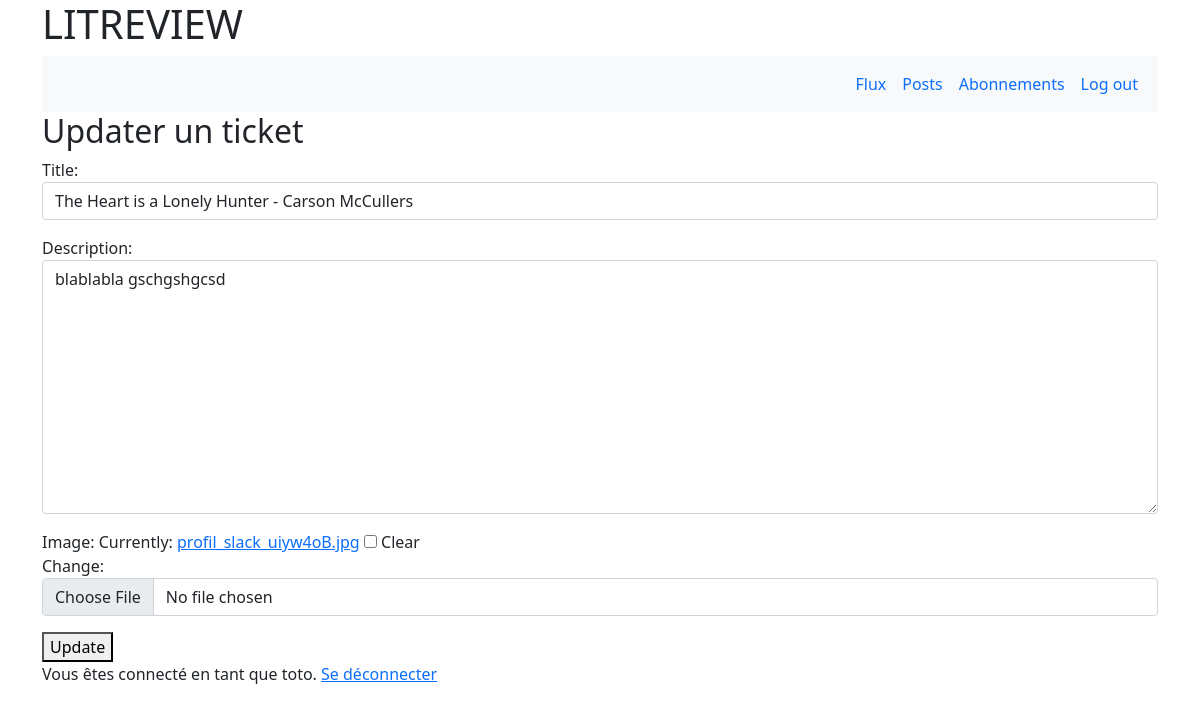
Page /ticket/1/update (signed in) on the committed database.
### litreview/models.py (models this page shows, shortened)
class Ticket(models.Model):
    title = models.CharField(max_length=128)
    description = models.TextField(max_length=2048, blank=True)
    user = models.ForeignKey(
        to=settings.AUTH_USER_MODEL, on_delete=models.CASCADE)
    image = models.ImageField(null=True, blank=True)
    time_created = models.DateTimeField(auto_now_add=True)

### authentication/models.py (models this page shows)
class User(AbstractUser):
    CREATOR = 'CREATOR'
    SUBSCRIBER = 'SUBSCRIBER'
    ROLE_CHOICES = (
        (CREATOR, 'Créateur'),
        (SUBSCRIBER, 'Abonné'),
    )
    role = models.CharField(max_length=30,
                            choices=ROLE_CHOICES,
                            verbose_name='Rôle')

### litreview/views.py (the view)
# urls.py: path('ticket/<int:ticket_id>/update', views.ticket_update,
def ticket_update(request, ticket_id):
    ticket = get_object_or_404(Ticket, id=ticket_id)
    if request.method == 'POST':
        ticket_form = forms.TicketForm(request.POST, request.FILES,
                                       instance=ticket)
        if ticket_form.is_valid():
            ticket_form.save()
            return redirect('posts')
    else:
        ticket_form = forms.TicketForm(instance=ticket)
    return render(request,
                  'litreview/update_ticket.html',
                  {'ticket_form': ticket_form})

### litreview/forms.py
class TicketForm(forms.ModelForm):
    class Meta:
        model = models.Ticket
        fields = ['title', 'description', 'image']
        widgets = {
            'title': forms.TextInput(attrs={'class': 'form-control'}),
            'description': forms.Textarea(attrs={'class': 'form-control'}),
            'image': forms.ClearableFileInput(attrs={'class': 'form-control'})
        }

### litreview/templates/litreview/update_ticket.html (shortened to what this page needs)
{% extends 'base.html' %}
{% block content %}
{% include 'litreview/nav.html' %}
    <h2>Updater un ticket</h2>
    <form method="post" enctype="multipart/form-data">
        {{ ticket_form.as_p }}
        <button type="submit" >Update</button>
    </form>
{% endblock content %}

### templates/base.html (shortened to what this page needs)
{% load static %}
{{ '<' }}{{ '!DOCTYPE html>' }}
<html lang="en">
  <head>
    <link href="https://cdn.jsdelivr.net/npm/bootstrap@5.1.3/dist/css/bootstrap.min.css" rel="stylesheet">
    <link rel="stylesheet" type="text/css" href="{% static 'litreview/style.css' %}">
    <link rel="stylesheet" href="https://cdnjs.cloudflare.com/ajax/libs/font-awesome/4.7.0/css/font-awesome.min.css">
  </head>
  <body>
  <div class="container">
    <h1>LITREVIEW</h1>
    {% block content %}{% endblock content %}
    {% if user.is_authenticated %}
            <p>Vous êtes connecté en tant que {{ request.user }}. <a href="{% url 'logout' %}">Se déconnecter</a></p>
    {% endif %}
    </div>
  </body>
</html>

### rows in the picture
Ticket: title "The Heart is a Lonely Hunter - Carson McCullers", description "blablabla gschgshgcsd"
User: user "toto"
